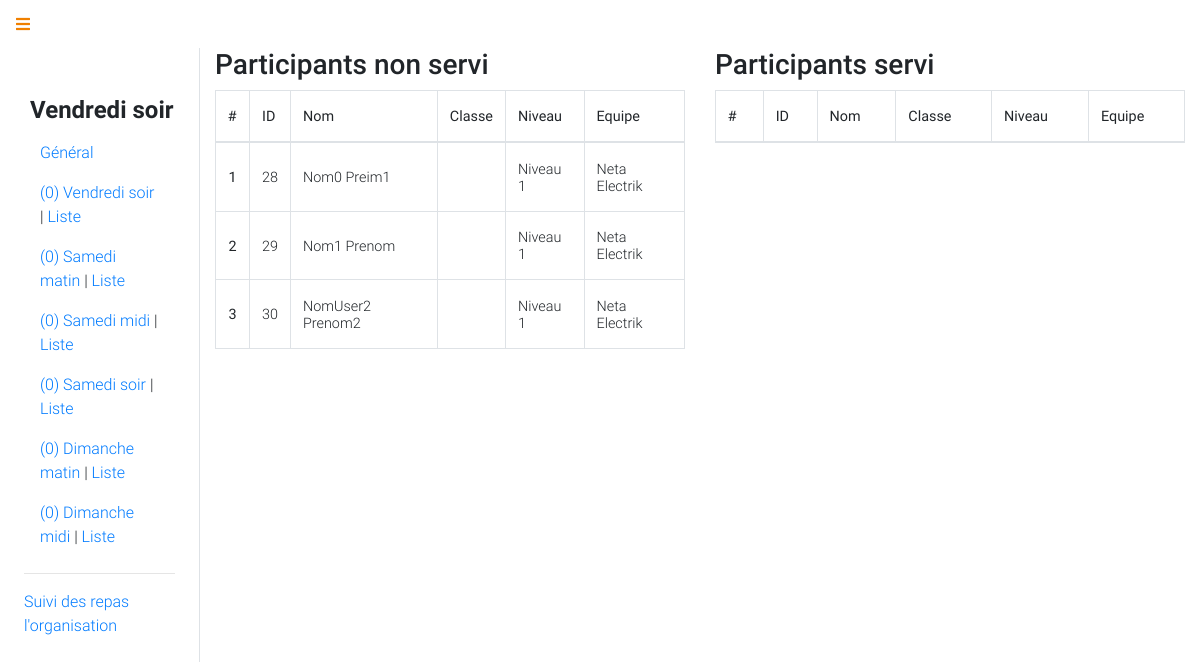
Before: /api/eat/stats/vendredi/soir/liste with the older database file.
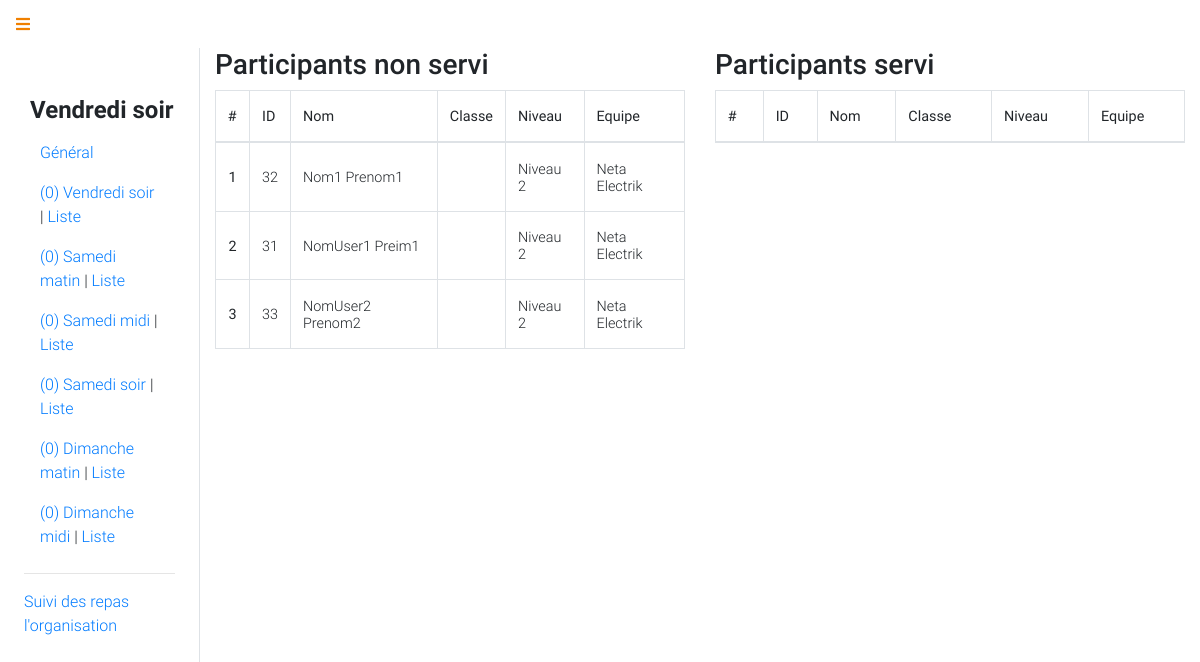
After: the same page with the newer database file.
### participant/models.py (models this page shows)
class Participant(models.Model):
    user = models.OneToOneField(User, on_delete=models.CASCADE, related_name='participant')
    numero = models.CharField(max_length=8,null=True,blank=True)
    equipe = models.ForeignKey(Equipe, on_delete=models.CASCADE, related_name='participants')
    is_chief = models.BooleanField(default=False)
    def __str__(self):
        self.nom = "{} {}".format(self.user.last_name, self.user.first_name)
        return self.nom

class Equipe(models.Model):
    nom = models.CharField(max_length=150)
    password = models.CharField(max_length=2000)
    salle = models.CharField(
        max_length=20, choices=listes.salles, null=True, blank=True, default="")
    selectionner = models.BooleanField(default=True)
    chef = models.CharField(max_length=150)
    date_creation = models.DateTimeField(
        'date de création', auto_now_add=True)
    niveau = models.CharField(max_length=8, choices=listes.niveau)
    def __str__(self):
        return self.nom

### api/views.py (the view)
# urls.py: path('eat/stats/<str:jour>/<str:periode>/liste', views.stats_liste, name="stats_liste"),
def stats_liste(request,jour="",periode=""):
	if not (jour,periode) in Plat.periode_authorize:
		response['error'] = True
		response['message'] = "La période $(jour)/$(periode) n'est pas prise en charge"
	dates = Plat.get_dates_data()
	momment_label = "{} {}".format(jour,periode)
	paricipant_eat = []
	participant_not_eat = []
	for p in Participant.objects.filter(equipe__selectionner=True).order_by('user__last_name','user__first_name'):
		if p.plats.filter(jour=jour,periode=periode):
			paricipant_eat.append(p)
		else:
			participant_not_eat.append(p)
	return render(request,'organisateur/listes_eat.html',locals())

### api/models.py (called while the page is built)
	@classmethod
	def get_plat_for_period(cls,jour,periode):
		return Plat.objects.filter(jour=jour,periode=periode)

	@classmethod
	def get_data_from_periode(cls,jour,periode):
		total = Participant.objects.filter(equipe__selectionner=True).count()
		conso = Plat.get_plat_for_period(jour,periode).count()
		restants = total - conso
		return {
			"total": total,
			"conso": conso,
			"restants": restants
		}

	@classmethod
	def get_dates_data(cls):
		dates = []
		for date in Plat.periode_authorize:
			j = date[0]
			p = date[1]
			dates.append({
				'label': "{} {}".format(j, p),
				'jour': j,
				'periode': p,
				'data': Plat.get_data_from_periode(j, p)
			})
		return dates

### organisateur/templates/organisateur/listes_eat.html (shortened to what this page needs)
{% extends 'organisateur/base.eat.html' %}
{% block content %}
<div id="menu-btn" class="p-3"><a href="#"><span class="techno-orange"><i class="fa fa-bars"></i></span></a></div>
<div class="container-fluid">
    <div class="row">
        <div id="menu" class="col-sm-12 col-md-2 p-4 pt-5 border-right">
            {% include 'organisateur/nav.eat.html'  %}
        </div>
        <div id="stats" class="col-sm-12 col-md-10">
            <div class="row">
                <div class="col-sm-12 col-md-6">
                    <div class="h3">Participants non servi</div>
                    <table class="table table-bordered ">
                      <thead>
                        <tr>
                          <th scope="col">#</th>
                            <th scope="col">ID</th>
                            <th scope="col">Nom</th>
                            <th scope="col">Classe</th>
                            <th scope="col">Niveau</th>
                            <th scope="col">Equipe</th>
                        </tr>
                      </thead>
                      <tbody>
                        {% for participant in participant_not_eat %}
                            <tr>
                                <th class="text-center" scope="row">{{ forloop.counter }}</th>
                                <td>{{ participant.pk }}</td>
                                <td>{{ participant }}</td>
                                <td class="font-weight-bold">{{ participant.equipe.salle }}</td>
                                <td>{{ participant.equipe.niveau }}</td>
                                <td>{{ participant.equipe }}</td>
                            </tr>
                        {% endfor %}
                      </tbody>
                    </table>
                </div>
                <div class="col-sm-12 col-md-6">
                    <div class="h3">Participants servi</div>
                    <table class="table table-bordered ">
                      <thead>
                        <tr>
                          <th scope="col">#</th>
                            <th scope="col">ID</th>
                            <th scope="col">Nom</th>
                            <th scope="col">Classe</th>
                            <th scope="col">Niveau</th>
                            <th scope="col">Equipe</th>
                        </tr>
                      </thead>
                    </table>
                </div>
            </div>
        </div>
    </div>
</div>
{% endblock %}

Changed rows visible on the page:
removed Participant: pk "28", user.first_name "Nom0 Preim1", equipe.niveau "Niveau 1", equipe "Neta Electrik"
removed Participant: pk "29", user.first_name "Nom1 Prenom", equipe.niveau "Niveau 1", equipe "Neta Electrik"
removed Participant: pk "30", user.first_name "NomUser2 Prenom2", equipe.niveau "Niveau 1", equipe "Neta Electrik"
added Participant: pk "32", user.first_name "Nom1 Prenom1", equipe.niveau "Niveau 2", equipe "Neta Electrik"
added Participant: pk "31", user.first_name "NomUser1 Preim1", equipe.niveau "Niveau 2", equipe "Neta Electrik"
added Participant: pk "33", user.first_name "NomUser2 Prenom2", equipe.niveau "Niveau 2", equipe "Neta Electrik"
